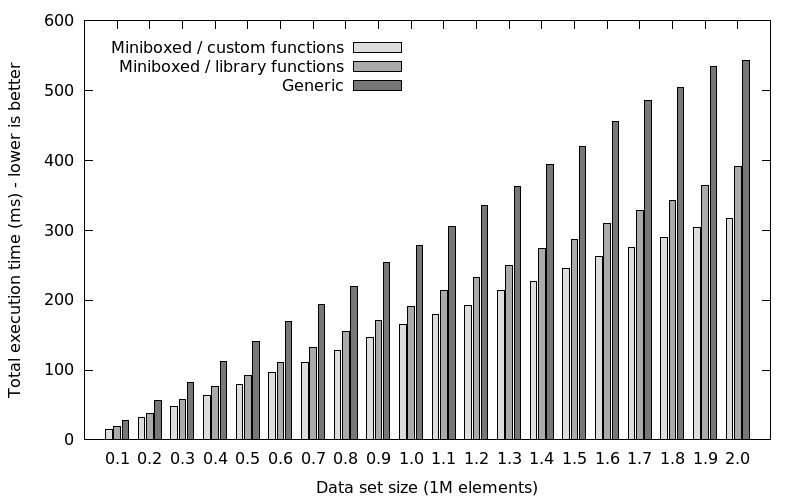

Source code (gnuplot):
set term pngcairo size 800, 500
set output "linkedlist.mbfunction.png"
reset
#set key inside top left
set key at 9,575,0
set style data histogram
set style histogram cluster gap 1
set style fill solid border -1
set boxwidth 0.8
set xlabel 'Data set size (1M elements)'
set ylabel 'Total execution time (ms) - lower is better'

#set yrange [0:]

#set smooth bezier
#set linespoints

plot "data.mbfunction.1.txt" using 2: xtic(1) title "Miniboxed / custom functions" lc rgbcolor "#DDDDDD", '' using 3: xtic(1) title "Miniboxed / library functions" lc rgbcolor "#AAAAAA", '' using 4: xtic(1) title "Generic" lc rgbcolor "#777777"
